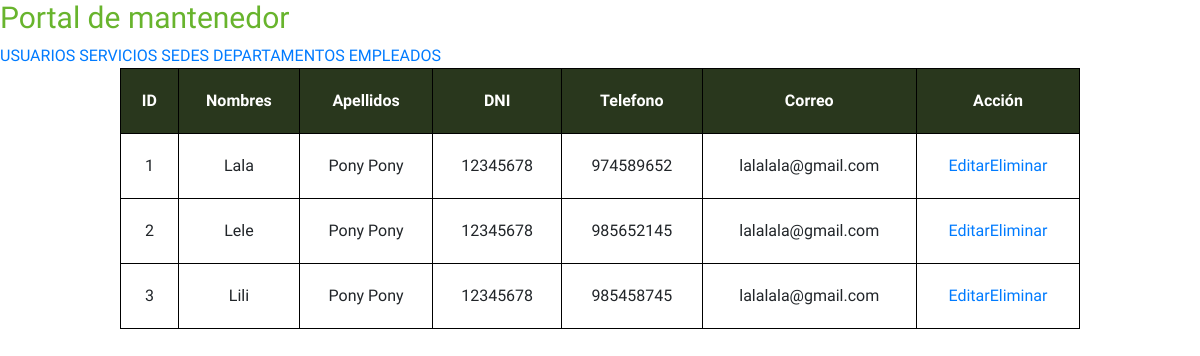
Screenshot of /pages/admin/usuarios.php with the database file from the repository.
### tables this page shows
CREATE TABLE usuario (
    idUsuario INT AUTO_INCREMENT PRIMARY KEY,
    nombre VARCHAR(50),
    apellidos VARCHAR(100),
    dni VARCHAR(8),
    telefono VARCHAR(10),
    email VARCHAR(100),
    activo TINYINT
);

### includes/helpers.php (called while the page is built, shortened)
<?php
require_once 'conexion.php';
function obtenerUsuarios()
{
    global $conn;
    $sql = "SELECT * FROM usuario";
    $resul = $conn->query($sql);
    if ($resul->num_rows > 0) {
        $articulos = array();
        while ($row = $resul->fetch_assoc()) {
            $articulos[] = $row;
        }
        return $articulos;
    } else {
        return array();
    }
}

### pages/admin/usuarios.php (the view, shortened to what this page needs)
<?php
  require_once '../../includes/helpers.php';
  $data  = obtenerUsuarios();
?>
<!DOCTYPE html>
<html>
<head>
  <link rel="stylesheet" href="https://maxcdn.bootstrapcdn.com/bootstrap/4.0.0/css/bootstrap.min.css">
  <link rel="stylesheet" href="../../assets/css/style.css">
  <link rel="stylesheet" href="../../assets/css/animation.css">
  <link rel="stylesheet" href="../../assets/css/styleIndex.css">
</head>
<body>
  <main>
    <h3>Portal de mantenedor</h3>
    <div id="menu">
        <?php require_once '../../includes/menu.php'; ?>
    </div>
    <div id="contenedor">
        <?php
        $columns = ['ID','Nombres','Apellidos', 'DNI', 'Telefono','Correo', 'Acción'];
        $columnsMostrar= ['idUsuario','nombre','apellidos', 'dni', 'telefono','email', 'Opciones'];
        echo '<table>';
        echo '<tr>';
        foreach ($columns as $column) {
            echo '<th>' . $column . '</th>';
        }
        echo '</tr>';
        foreach ($data as $row) {
            echo '<tr>';
            foreach ($columnsMostrar as $column) {
                if ($column === 'Opciones') {
                    echo '<td>';
                    echo '<a href="editarUsuario.php?idUsuario=' . $row['idUsuario'] . '">Editar</a>';
                    echo '<a href="eliminarUsuario.php?idUsuario=' . $row['idUsuario'] . '">Eliminar</a>';
                    echo '</td>';
                } else {
                    echo '<td>' . (isset($row[$column]) ? $row[$column] : '') . '</td>';
                }
            }
            echo '</tr>';
        }
        echo '</table>';
        ?>
    </div>
  </main>
</body>
</html>

### includes/menu.php
<a href="usuarios.php">USUARIOS</a>
<a href="servicios.php">SERVICIOS</a>
<a href="sedes.php">SEDES</a>
<a href="departamentos.php">DEPARTAMENTOS</a>
<a href="empleados.php">EMPLEADOS</a>

### assets/css/style.css (style rules this page uses)
* { margin: 0; padding: 0; box-sizing: border-box; font-family: 'Comic Neue', cursive; }
:root { --color-primary: #29371D; --color-secondary: #68B42D; --color-end: red; --color-gray: #cbcbcb; }

### assets/css/styleIndex.css (style rules this page uses)
#horarios, #contenedor { text-align: center; margin-bottom: 50px; }
#horarios table, #contenedor table { width: 80%; border-collapse: collapse; margin: auto; border-radius: 100px; }
#horarios th, #horarios td, #contenedor th, #contenedor td { border: 1px solid black; }
#horarios th, #horarios .fondoVerde, #contenedor th, #contenedor .fondoVerde { background-color: var(--color-primary); color: white; }
#horarios th, #horarios td, #contenedor th, #contenedor td { padding: 20px 15px; text-align: center; }
h3 { font-size: 30px; color: var(--color-secondary); }

### rows the page displays
usuario: idUsuario "1", nombre "Lala", apellidos "Pony Pony", dni "12345678", telefono "974589652", email "lalalala@gmail.com"
usuario: idUsuario "2", nombre "Lele", apellidos "Pony Pony", dni "12345678", telefono "985652145", email "lalalala@gmail.com"
usuario: idUsuario "3", nombre "Lili", apellidos "Pony Pony", dni "12345678", telefono "985458745", email "lalalala@gmail.com"

### other values shown
$column "ID"
$column "Nombres"
$column "Apellidos"
$column "DNI"
$column "Telefono"
$column "Correo"
$column "Acción"
